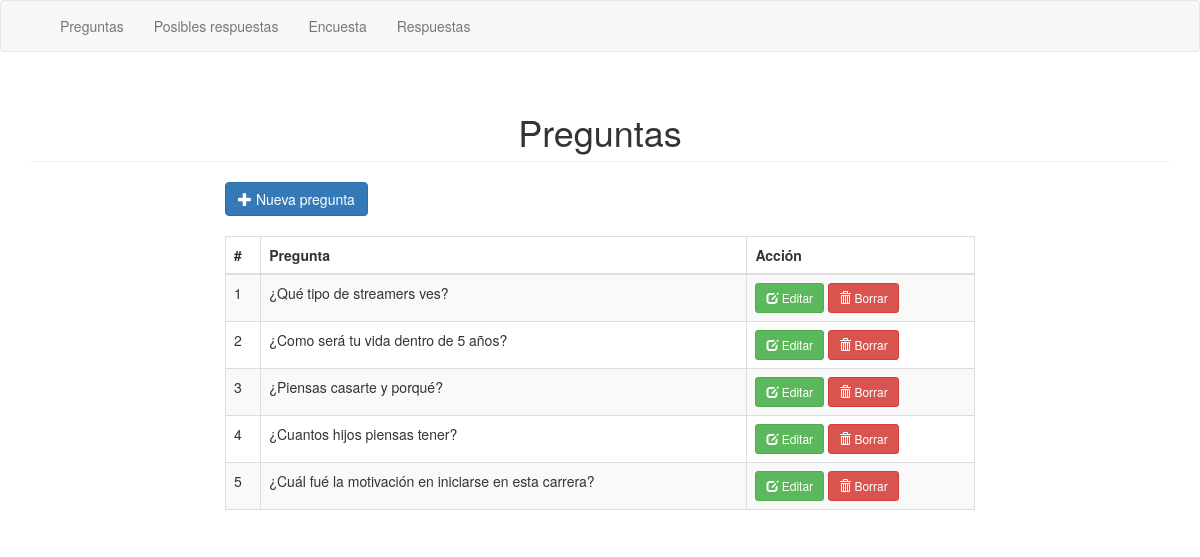
The page / on the database its author committed.
### tables this page shows
CREATE TABLE `pregun` (
  `codpr` int(11) NOT NULL,
  `nompr` varchar(255) NOT NULL,
  `stop` char(1) NOT NULL
);

### index.php (the view, shortened to what this page needs)
<!DOCTYPE html>
<html>
<head>
	<link rel="stylesheet" type="text/css" href="bootstrap/css/bootstrap.min.css">
</head>
<body>
<nav class="navbar navbar-default">
  <div class="container">
    <div class="navbar-header">
    <div class="collapse navbar-collapse" id="bs-example-navbar-collapse-1">
      <ul class="nav navbar-nav">
        <li ><a href="./">Preguntas <span class="sr-only">(current)</span></a></li>
		 <li ><a href="posibles.php">Posibles respuestas <span class="sr-only">(current)</span></a></li>
		 <li ><a href="encuesta.php">Encuesta <span class="sr-only">(current)</span></a></li>
		 <li ><a href="respuestas.php">Respuestas <span class="sr-only">(current)</span></a></li>
      </ul>
    </div>
  </div>
</nav>
<div class="container">
	<h1 class="page-header text-center">Preguntas</h1>
	<div class="row">
		<div class="col-sm-8 col-sm-offset-2">
			<a href="#addnew" class="btn btn-primary" data-toggle="modal"><span class="glyphicon glyphicon-plus"></span> Nueva pregunta</a>
<table class="table table-bordered table-striped" style="margin-top:20px;">
	<thead>
		<th>#</th>
		<th>Pregunta</th>
		<th>Acción</th>
	</thead>
	<tbody>
		<?php
			$database = new Connection();
			$db = $database->open();
			try{
				$sql = 'SELECT * FROM pregun';
				foreach ($db->query($sql) as $row) {
					?>
					<tr>
						<td><?php echo $row['codpr']; ?></td>
						<td><?php echo $row['nompr']; ?></td>
						<td>
							<a href="#edit_<?php echo $row['codpr']; ?>" class="btn btn-success btn-sm" data-toggle="modal"><span class="glyphicon glyphicon-edit"></span> Editar</a>
							<a href="#delete_<?php echo $row['codpr']; ?>" class="btn btn-danger btn-sm" data-toggle="modal"><span class="glyphicon glyphicon-trash"></span> Borrar</a>
						</td>
					</tr>
					<?php
				}
			}
			catch(PDOException $e){
				echo "Hubo un problema en la conexión: " . $e->getMessage();
			}
		?>
				</tbody>
			</table>
		</div>
	</div>
</div>
</body>
</html>

### rows shown on the page
pregun: codpr "1", nompr "¿Qué tipo de streamers ves?"
pregun: codpr "2", nompr "¿Como será tu vida dentro de 5 años?"
pregun: codpr "3", nompr "¿Piensas casarte y porqué?"
pregun: codpr "4", nompr "¿Cuantos hijos piensas tener?"
pregun: codpr "5", nompr "¿Cuál fué la motivación en iniciarse en esta carrera?"
